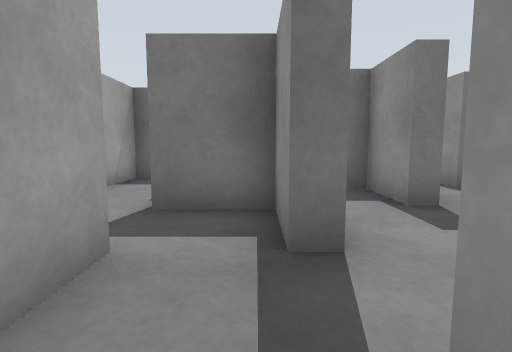
View 1 (above)

22 first-person views from a walk through a Gazebo world. The camera is 0.46 m above the floor, tilts 6° down and sees 80° across. The floor is counted in squares, 0.5 m on a side. Each view is taken from the middle of a square. On the plan, view 1 faces up. The plan holds only what a view shows up to about 11 squares ahead; the rest is blank. The place goes on beyond the plan. The robots in the file are not drawn.

View 2
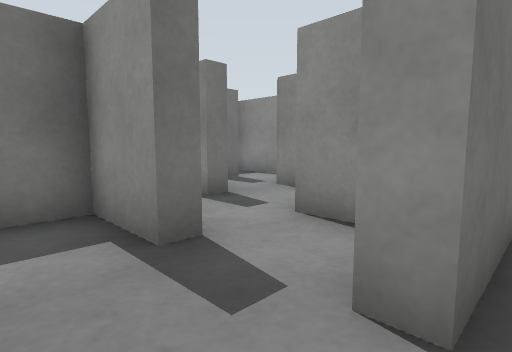

View 3
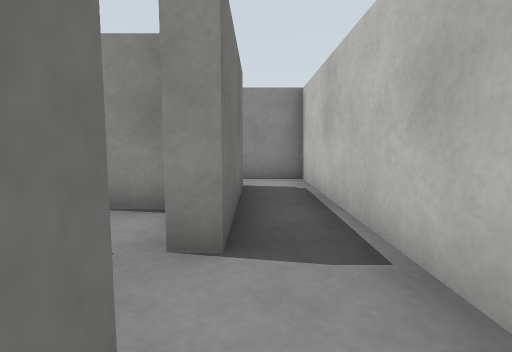

View 4
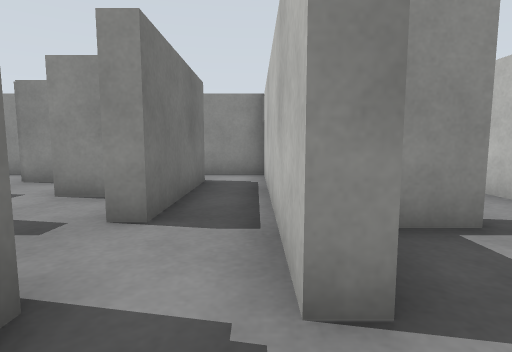

View 5
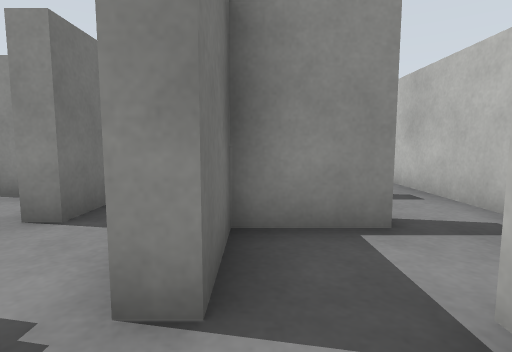

View 6
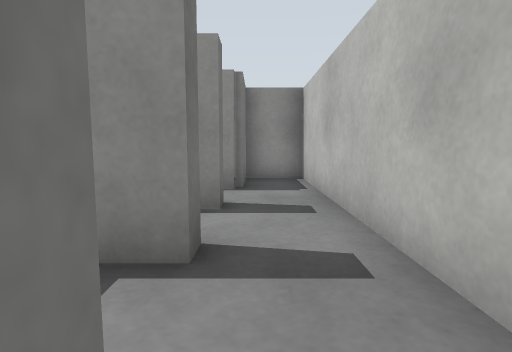

View 7
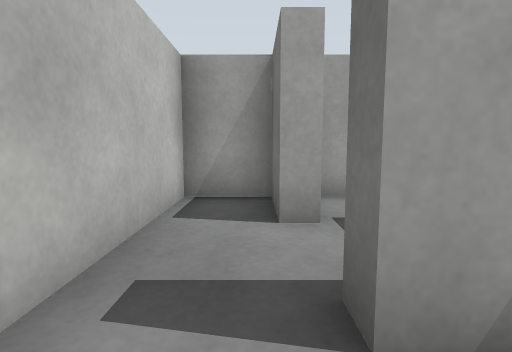

View 8
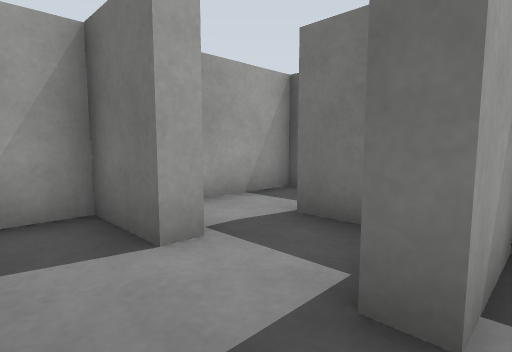

View 9
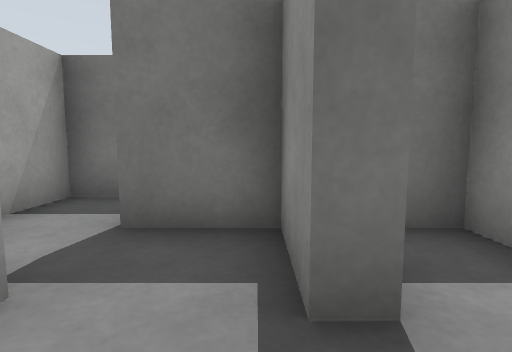

View 10
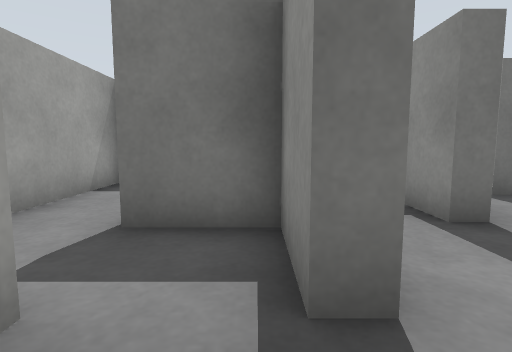

View 11
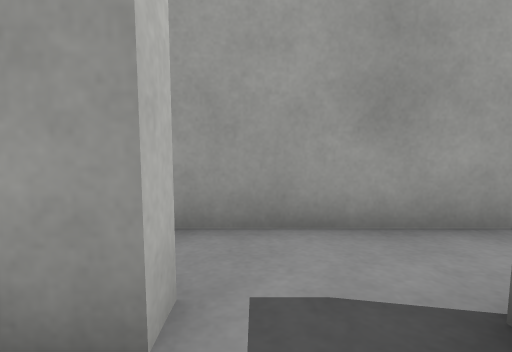

View 12
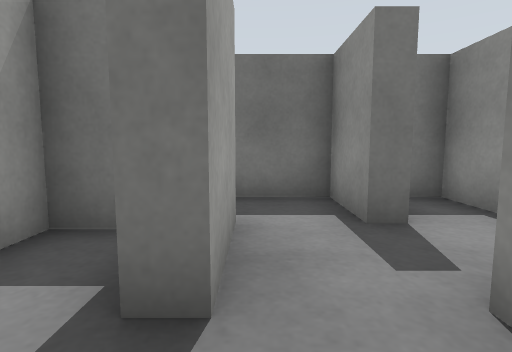

View 13
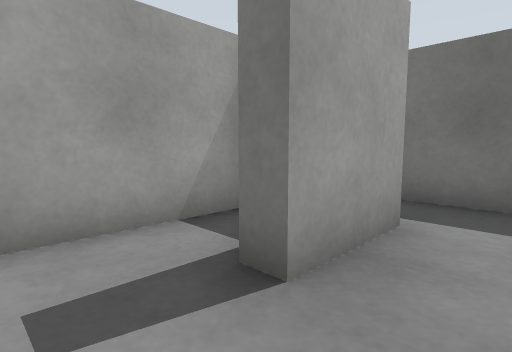

View 14
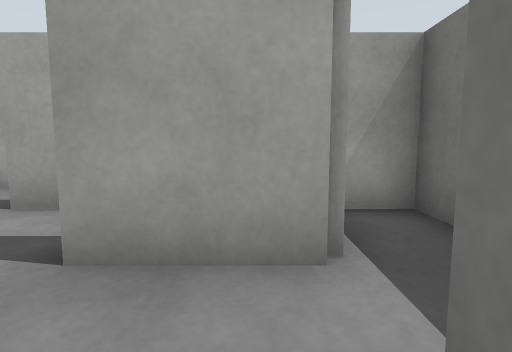

View 15
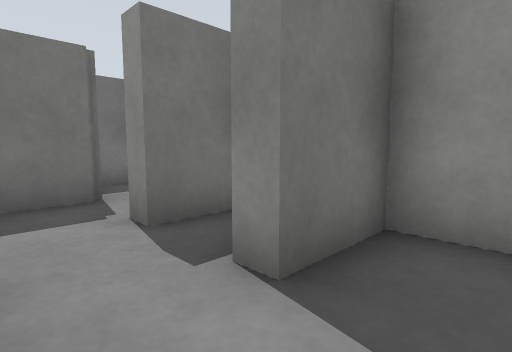

View 16
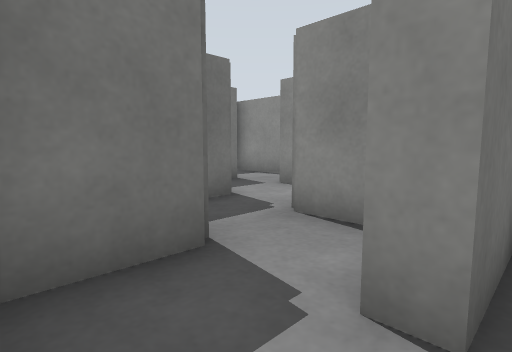

View 17
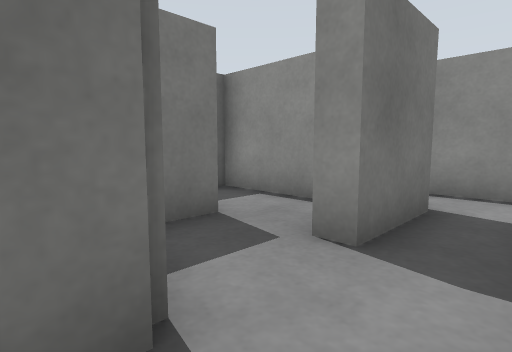

View 18
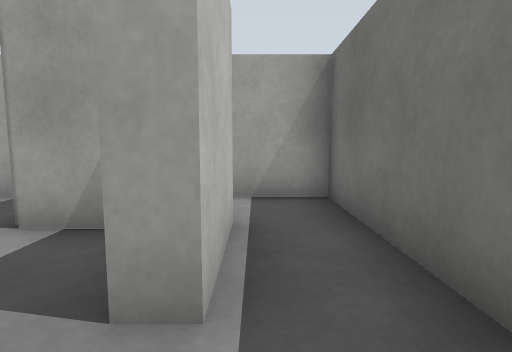

View 19
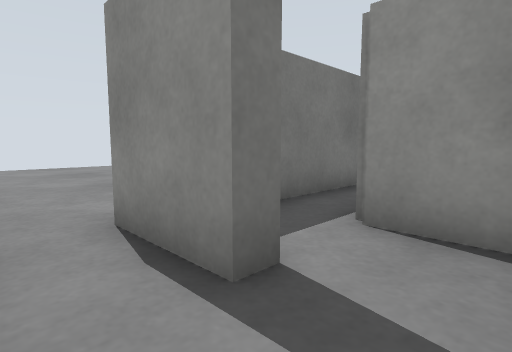

View 20
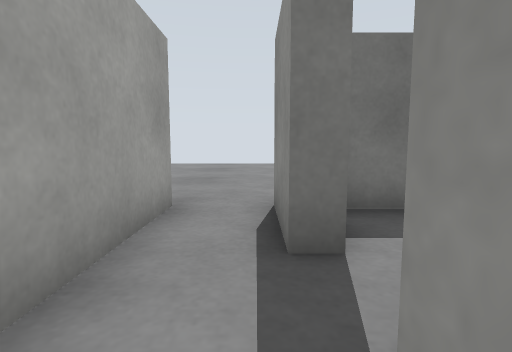

View 21
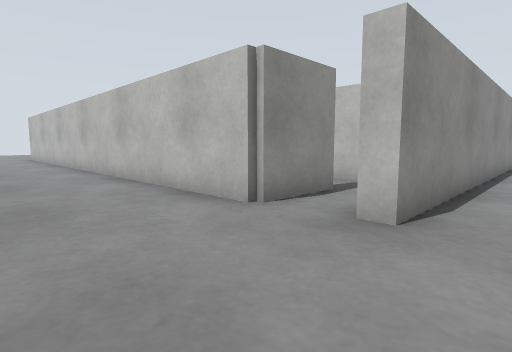

View 22
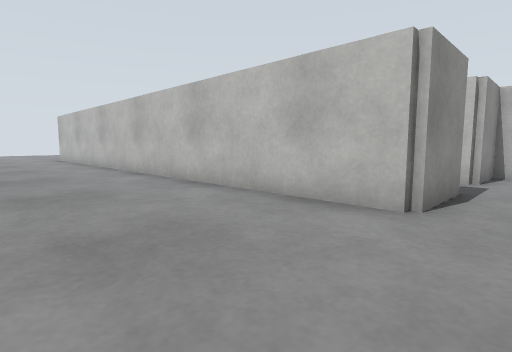

### Floor plan
Points are (right, up) in squares from view 1. A wall is a line through its corners. A room is listed if a view was taken in it or the views show most of it. See-through windows are left out.
Room 1 (views 1, 10)
walls: (4.6, 0.3) (0.5, 0.3) (0.5, 0.9); (-0.5, -1.2) (6.2, -1.2) (6.2, 0.6); (-1.2, 1.6) (-1.2, 0.6)
ways out: opening at (-1, 0) to room 2; opening at (0, 1) to room 6
Room 2 (views 2, 3)
walls: (-1.4, 0.3) (-3.3, 0.3); (-1.5, -1.2) (-0.5, -1.2)
ways out: opening at (-1, 0) to room 1; opening at (-2.5, -1) to room 3
Room 3 (views 4, 5)
walls: (-1.5, -3.1) (-1.5, -3.7); (-3.3, 0.3) (-3.3, -2.9); (0.3, -3.5) (0.3, -1.7) (-1.5, -1.7) (-1.5, -1.2)
ways out: opening at (-2.5, -1) to room 2; opening at (-0.5, -3) to room 4
Room 4 (views 6, 8, 9)
walls: (-1.5, -3.7) (-3.3, -3.7) (-3.3, -5.3) (1.5, -5.3); (0.8, -3.5) (0.3, -3.5)
ways out: opening at (-0.5, -3) to room 3; opening at (1, -4.5) to room 5
Room 5 (view 7)
walls: (2.9, -3.5) (2.3, -3.5) (2.3, -1.7) (1.6, -1.7); (1.5, -5.3) (3.5, -5.3); (0.8, -1.6) (0.8, -3.5)
ways out: opening at (1, -4.5) to room 4; opening at (3, -4.5)
Room 6 (view 11)
walls: (0.8, 2.5) (0.3, 2.5) (0.3, 4.3) (-0.6, 4.3); (-1.2, 2.5) (-1.2, 1.6)
ways out: opening at (0, 1) to room 1; opening at (1, 2) to room 7; opening at (-1, 3.5) to room 9
Room 7 (view 12)
walls: (2.8, 4.5) (2.3, 4.5) (2.3, 6.2) (0.8, 6.2) (0.8, 2.5); (2.3, 1.2) (2.3, 2.6)
ways out: opening at (1, 2) to room 6; opening at (3, 3.5) to room 8
Room 8 (views 13, 14)
walls: (4.3, 3.8) (4.3, 4.6); (4.9, 6.5) (4.3, 6.5) (4.3, 8.2) (0.8, 8.2) (0.8, 7.2); (2.8, 6.6) (2.8, 4.5); (6.2, 6.1) (6.2, 8.2)
ways out: opening at (3, 3.5) to room 7
Room 9 (views 15, 16)
walls: (-0.6, 4.3) (-1.5, 4.3) (-1.5, 4.9); (-1.8, 2.5) (-1.2, 2.5); (-3.3, 6.5) (-3.3, 2)
ways out: opening at (-1, 3.5) to room 6; opening at (-2.5, 5.5) to room 14
Room 10 (view 17)
walls: (4.6, 10.2) (2.5, 10.2); (0.8, 10.2) (-0.8, 10.2); (6.2, 9.5) (6.2, 10.8)
ways out: opening at (2, 10) to room 11; opening at (0, 8) to room 14
Room 11 (view 18)
walls: (4.3, 11.9) (4.3, 14.3) (-1.2, 14.3) (-1.2, 12.5); (2.5, 10.2) (2.5, 10.8); (0.8, 11.4) (0.8, 10.2); (0.3, 12.7) (2.5, 12.7) (2.5, 12.2) (1.6, 12.2)
ways out: opening at (2, 10) to room 10; opening at (0, 12) to room 12
Room 12 (views 19, 20)
walls: (-1.2, 12.5) (-1.7, 12.5) (-1.7, 14.7); (0.3, 11.1) (0.3, 12.7); (-3.3, 14.5) (-3.3, 11.4); (-2.1, 8.7) (-1.7, 8.7) (-1.7, 10.7) (-0.6, 10.7)
ways out: opening at (0, 12) to room 11; opening at (-2.5, 13.5) to room 13
Room 13 (views 21, 22)
walls: (-3.7, 3.8) (-3.7, 14.5) (-3.3, 14.5); (-1.7, 14.7) (8.5, 14.7)
ways out: opening at (-2.5, 13.5) to room 12
Room 14 (no view inside)
walls: (-1.5, 6.2) (-1.5, 6.8); (-1.4, 8.2) (-3.3, 8.2) (-3.3, 6.5); (0.3, 7.5) (0.3, 8.6)
ways out: opening at (-2.5, 5.5) to room 9; opening at (0, 8) to room 10

Positions as (right, up) in squares from view 1, and headings:
1: (0, 0), facing up
2: (-1, 0), facing up-right
3: (-2, 0), facing right
4: (-3, -1), facing right
5: (-3, -2), facing right
6: (-2, -4), facing right
7: (2, -4), facing left
8: (1, -5), facing up-left
9: (0, -5), facing up
10: (0, 1), facing up
11: (0, 3), facing left
12: (3, 3), facing up
13: (4, 3), facing up-left
14: (5, 6), facing left
15: (-3, 3), facing up-right
16: (-3, 6), facing up-right
17: (0, 9), facing up-right
18: (4, 13), facing left
19: (-3, 11), facing up-right
20: (-2, 10), facing up
21: (-5, 18), facing down-right
22: (-3, 19), facing down-right
